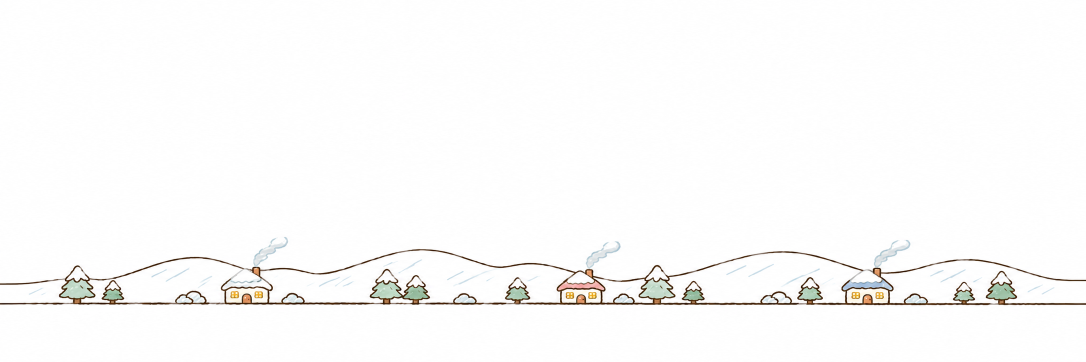
#> input picture art-source/scenery/far-2-panorama-tileable-original.png, 2172 x 724 px (shown at 1/2 size)
$ python prep_far_hills.py
#> lines starting #> are read from the running program, lines starting #| are printed output that depends on the picture; after the words box and inside, x2 and y2 are one past the last pixel; in counts of white or black regions, pixels touching at a corner belong together
#!/usr/bin/env python3
"""Make Rachel's tileable far-hills panorama meet itself exactly at the joint (run once, from the repo root).

Reads  art-source/scenery/far-2-panorama-tileable-original.png (Rachel's file, unchanged)
Writes art-source/scenery/far-2-panorama-tileable.png (what the slicer cuts, see sheets.json)

Her two ends met within a few pixels: the hill line is 7 px higher at the right edge and the ground line 1 px
lower. Over the last 127 px on the right (open hill only, no trees or houses there) the hill line eases down
and the ground line eases up, so a copy placed next to another continues without a step.
"""
from pathlib import Path

import numpy as np
from PIL import Image

HERE = Path(__file__).resolve().parent.parent / "art-source" / "scenery"
X0 = 2045                     # where the easing starts
HILL_BAND, HILL_STEP = (520, 600), 8     # rows round the hill line, and how far down it moves at the edge
GROUND_BAND, GROUND_STEP = (601, 616), -1  # rows round the ground line, and how far (up) it moves


def ease(a: np.ndarray, out: np.ndarray, band: tuple[int, int], step: int) -> None:
    w = a.shape[1]
    lo, hi = band
    for x in range(X0, w):
        s = int(round(step * (x - X0) / (w - 1 - X0)))
        if s == 0:
            continue
        col = a[lo:hi, x].copy()
        if s > 0:
            out[lo + s:hi, x] = col[: hi - lo - s]
            out[lo:lo + s, x] = a[lo, x]
        else:
            out[lo:hi + s, x] = col[-s:]
            out[hi + s:hi, x] = a[hi - 1, x]


a = np.array(Image.open(HERE / "far-2-panorama-tileable-original.png").convert("RGB"))
#> a is the input picture: shape (724, 2172, 3); mean R, G, B 250.7, 250.3, 249.8
out = a.copy()
ease(a, out, HILL_BAND, HILL_STEP)
#> after the loop in ease, `for x in range(X0, w):`:
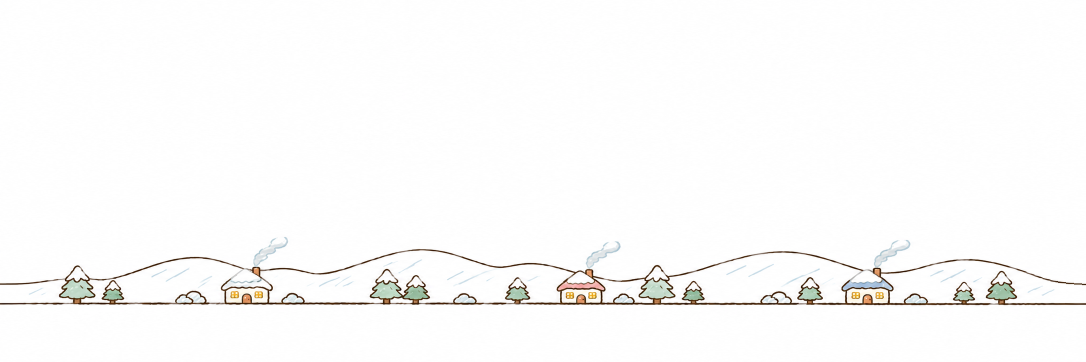
#> out: shape (724, 2172, 3) (shown at 1/2 size); 0.42% of pixels changed, all inside (x1, y1, x2, y2) = (2053, 521, 2172, 600)
ease(a, out, GROUND_BAND, GROUND_STEP)
#> after the loop in ease (call 2), `for x in range(X0, w):`: out: shape (724, 2172, 3); 0.05% of pixels changed, all inside (x1, y1, x2, y2) = (2109, 601, 2172, 615)
Image.fromarray(out).save(HERE / "far-2-panorama-tileable.png")
print("wrote", HERE / "far-2-panorama-tileable.png")
